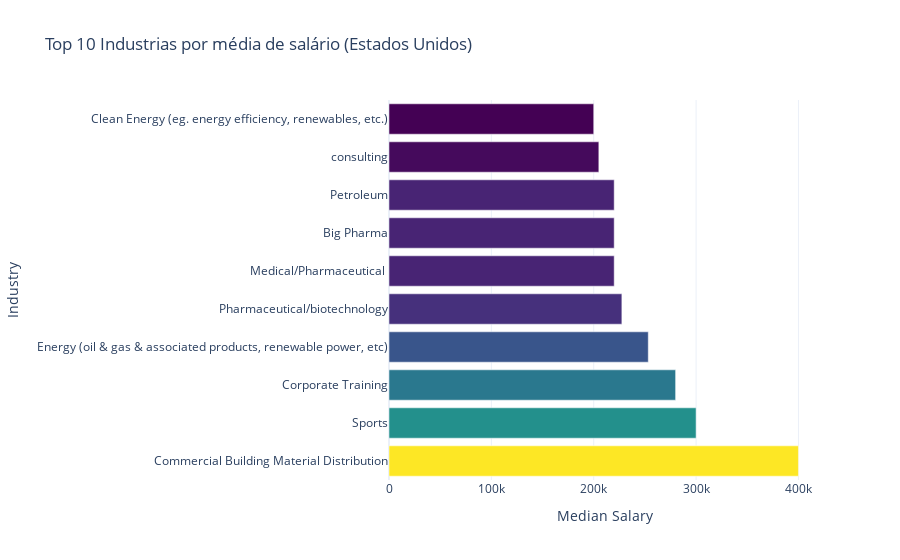

This figure's notebook cell:
### Code cell
# Selecionar as 10 indústrias que pagam mais
top_10_industries_salary = df_EstadosUnidos.groupby('Industry')['Annual Salary'].median().sort_values(ascending=False).head(10)
print(top_10_industries_salary)

fig = px.bar(top_10_industries_salary, 
             x=top_10_industries_salary.values, 
             y=top_10_industries_salary.index, 
             orientation='h', 
             title='Top 10 Industrias por média de salário (Estados Unidos)', 
             labels={'x': 'Median Salary', 'y': 'Industry'}, 
             color=top_10_industries_salary.values, 
             color_continuous_scale='Viridis')

fig.update_layout(coloraxis_showscale=False)
fig.show()

### Figure 1 — Plotly figure (JSON) as saved in the notebook; plotly's stock layout.template omitted (floating-point values rounded to 4 significant figures)
{"data": [{"alignmentgroup": "True", "hovertemplate": "Median Salary=%{x}<br>Industry=%{y}<br>color=%{marker.color}<extra></extra>", "legendgroup": "", "marker": {"color": [400000, 300000, 280000, 253300, 227500, 220000, 220000, 220000, 205000, 200000], "coloraxis": "coloraxis", "pattern": {"shape": ""}}, "name": "", "offsetgroup": "", "orientation": "h", "showlegend": false, "textposition": "auto", "type": "bar", "x": [400000, 300000, 280000, 253300, 227500, 220000, 220000, 220000, 205000, 200000], "xaxis": "x", "y": ["Commercial Building Material Distribution", "Sports", "Corporate Training", "Energy (oil & gas & associated products, renewable power, etc)", "Pharmaceutical/biotechnology", "Medical/Pharmaceutical ", "Big Pharma", "Petroleum", "consulting", "Clean Energy (eg. energy efficiency, renewables, etc.)"], "yaxis": "y"}], "layout": {"autosize": true, "barmode": "relative", "coloraxis": {"colorbar": {"title": {"text": "color"}}, "colorscale": [[0, "#440154"], [0.1111, "#482878"], [0.2222, "#3e4989"], [0.3333, "#31688e"], [0.4444, "#26828e"], [0.5556, "#1f9e89"], [0.6667, "#35b779"], [0.7778, "#6ece58"], [0.8889, "#b5de2b"], [1, "#fde725"]], "showscale": false}, "legend": {"tracegroupgap": 0}, "title": {"text": "Top 10 Industrias por média de salário (Estados Unidos)"}, "xaxis": {"anchor": "y", "autorange": true, "domain": [0, 1], "range": [0, 421100.0], "title": {"text": "Median Salary"}, "type": "linear"}, "yaxis": {"anchor": "x", "autorange": true, "domain": [0, 1], "range": [-0.5, 9.5], "title": {"text": "Industry"}, "type": "category"}}}
